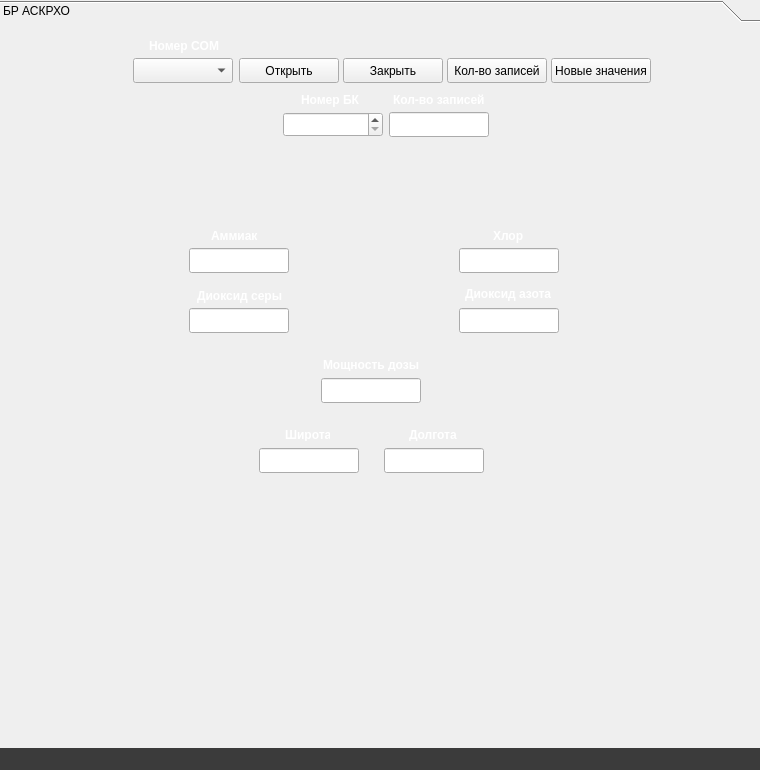
<?xml version="1.0" encoding="UTF-8"?>
<ui version="4.0">
 <class>MainWindow</class>
 <widget class="QMainWindow" name="MainWindow">
  <property name="windowModality">
   <enum>Qt::ApplicationModal</enum>
  </property>
  <property name="enabled">
   <bool>true</bool>
  </property>
  <property name="geometry">
   <rect>
    <x>0</x>
    <y>0</y>
    <width>760</width>
    <height>770</height>
   </rect>
  </property>
  <property name="sizePolicy">
   <sizepolicy hsizetype="Preferred" vsizetype="Preferred">
    <horstretch>0</horstretch>
    <verstretch>0</verstretch>
   </sizepolicy>
  </property>
  <property name="minimumSize">
   <size>
    <width>760</width>
    <height>760</height>
   </size>
  </property>
  <property name="maximumSize">
   <size>
    <width>760</width>
    <height>790</height>
   </size>
  </property>
  <property name="palette">
   <palette>
    <active>
     <colorrole role="Text">
      <brush brushstyle="SolidPattern">
       <color alpha="255">
        <red>255</red>
        <green>255</green>
        <blue>255</blue>
       </color>
      </brush>
     </colorrole>
    </active>
    <inactive>
     <colorrole role="Text">
      <brush brushstyle="SolidPattern">
       <color alpha="255">
        <red>255</red>
        <green>255</green>
        <blue>255</blue>
       </color>
      </brush>
     </colorrole>
    </inactive>
    <disabled>
     <colorrole role="Text">
      <brush brushstyle="SolidPattern">
       <color alpha="255">
        <red>106</red>
        <green>104</green>
        <blue>100</blue>
       </color>
      </brush>
     </colorrole>
    </disabled>
   </palette>
  </property>
  <property name="font">
   <font>
    <pointsize>9</pointsize>
   </font>
  </property>
  <property name="windowTitle">
   <string>Пост АСКРХО | ВНИИ &quot;СПЕКТР&quot;</string>
  </property>
  <property name="windowIcon">
   <iconset>
    <normaloff>logo_spectr.png</normaloff>logo_spectr.png</iconset>
  </property>
  <property name="toolTip">
   <string/>
  </property>
  <property name="statusTip">
   <string/>
  </property>
  <property name="autoFillBackground">
   <bool>true</bool>
  </property>
  <property name="styleSheet">
   <string notr="true"/>
  </property>
  <widget class="QWidget" name="centralWidget">
   <property name="sizePolicy">
    <sizepolicy hsizetype="Preferred" vsizetype="Preferred">
     <horstretch>0</horstretch>
     <verstretch>0</verstretch>
    </sizepolicy>
   </property>
   <property name="maximumSize">
    <size>
     <width>800</width>
     <height>940</height>
    </size>
   </property>
   <property name="mouseTracking">
    <bool>false</bool>
   </property>
   <property name="acceptDrops">
    <bool>false</bool>
   </property>
   <property name="styleSheet">
    <string notr="true"/>
   </property>
   <widget class="QFrame" name="frame">
    <property name="enabled">
     <bool>true</bool>
    </property>
    <property name="geometry">
     <rect>
      <x>-5</x>
      <y>-2</y>
      <width>770</width>
      <height>800</height>
     </rect>
    </property>
    <property name="minimumSize">
     <size>
      <width>0</width>
      <height>720</height>
     </size>
    </property>
    <property name="maximumSize">
     <size>
      <width>770</width>
      <height>800</height>
     </size>
    </property>
    <property name="layoutDirection">
     <enum>Qt::LeftToRight</enum>
    </property>
    <property name="autoFillBackground">
     <bool>false</bool>
    </property>
    <property name="styleSheet">
     <string notr="true"/>
    </property>
    <property name="frameShape">
     <enum>QFrame::NoFrame</enum>
    </property>
    <property name="frameShadow">
     <enum>QFrame::Raised</enum>
    </property>
    <property name="lineWidth">
     <number>1</number>
    </property>
    <widget class="QToolBox" name="tb_automode">
     <property name="enabled">
      <bool>true</bool>
     </property>
     <property name="geometry">
      <rect>
       <x>4</x>
       <y>2</y>
       <width>762</width>
       <height>751</height>
      </rect>
     </property>
     <property name="maximumSize">
      <size>
       <width>800</width>
       <height>790</height>
      </size>
     </property>
     <property name="autoFillBackground">
      <bool>false</bool>
     </property>
     <property name="styleSheet">
      <string notr="true">background-image: url(:/BackMainWindow.jpg);</string>
     </property>
     <property name="lineWidth">
      <number>1</number>
     </property>
     <property name="currentIndex">
      <number>0</number>
     </property>
     <widget class="QWidget" name="page_4">
      <property name="geometry">
       <rect>
        <x>0</x>
        <y>0</y>
        <width>762</width>
        <height>724</height>
       </rect>
      </property>
      <attribute name="label">
       <string>БР АСКРХО</string>
      </attribute>
      <widget class="QComboBox" name="cb_portkrxo">
       <property name="geometry">
        <rect>
         <x>134</x>
         <y>30</y>
         <width>100</width>
         <height>25</height>
        </rect>
       </property>
       <property name="styleSheet">
        <string notr="true">background-image: url(:/);</string>
       </property>
       <property name="maxVisibleItems">
        <number>5</number>
       </property>
       <property name="maxCount">
        <number>100</number>
       </property>
      </widget>
      <widget class="QPushButton" name="pb_openportkrxo">
       <property name="geometry">
        <rect>
         <x>240</x>
         <y>30</y>
         <width>100</width>
         <height>25</height>
        </rect>
       </property>
       <property name="styleSheet">
        <string notr="true">background-image: url(:/);</string>
       </property>
       <property name="text">
        <string>Открыть</string>
       </property>
      </widget>
      <widget class="QPushButton" name="pb_closeportkrxo">
       <property name="geometry">
        <rect>
         <x>344</x>
         <y>30</y>
         <width>100</width>
         <height>25</height>
        </rect>
       </property>
       <property name="styleSheet">
        <string notr="true">background-image: url(:/);</string>
       </property>
       <property name="text">
        <string>Закрыть</string>
       </property>
      </widget>
      <widget class="QPushButton" name="pushButton_4">
       <property name="geometry">
        <rect>
         <x>448</x>
         <y>30</y>
         <width>100</width>
         <height>25</height>
        </rect>
       </property>
       <property name="styleSheet">
        <string notr="true">background-image: url(:/);</string>
       </property>
       <property name="text">
        <string>Кол-во записей</string>
       </property>
      </widget>
      <widget class="QPushButton" name="pushButton_7">
       <property name="geometry">
        <rect>
         <x>552</x>
         <y>30</y>
         <width>100</width>
         <height>25</height>
        </rect>
       </property>
       <property name="styleSheet">
        <string notr="true">background-image: url(:/);</string>
       </property>
       <property name="text">
        <string>Новые значения</string>
       </property>
      </widget>
      <widget class="QSpinBox" name="spinBox">
       <property name="geometry">
        <rect>
         <x>284</x>
         <y>84</y>
         <width>100</width>
         <height>25</height>
        </rect>
       </property>
       <property name="cursor">
        <cursorShape>PointingHandCursor</cursorShape>
       </property>
       <property name="alignment">
        <set>Qt::AlignCenter</set>
       </property>
       <property name="showGroupSeparator" stdset="0">
        <bool>false</bool>
       </property>
       <property name="minimum">
        <number>1</number>
       </property>
       <property name="maximum">
        <number>20</number>
       </property>
       <property name="displayIntegerBase">
        <number>10</number>
       </property>
      </widget>
      <widget class="QLineEdit" name="le_countkrxo">
       <property name="geometry">
        <rect>
         <x>390</x>
         <y>84</y>
         <width>100</width>
         <height>25</height>
        </rect>
       </property>
       <property name="styleSheet">
        <string notr="true">background-image: url(:/);</string>
       </property>
       <property name="alignment">
        <set>Qt::AlignCenter</set>
       </property>
       <property name="readOnly">
        <bool>true</bool>
       </property>
      </widget>
      <widget class="QLabel" name="label_7">
       <property name="geometry">
        <rect>
         <x>302</x>
         <y>64</y>
         <width>71</width>
         <height>16</height>
        </rect>
       </property>
       <property name="font">
        <font>
         <weight>75</weight>
         <bold>true</bold>
        </font>
       </property>
       <property name="styleSheet">
        <string notr="true">background-image: url(:/);
color: rgb(255, 255, 255);</string>
       </property>
       <property name="text">
        <string>Номер БК</string>
       </property>
      </widget>
      <widget class="QLabel" name="label_8">
       <property name="geometry">
        <rect>
         <x>394</x>
         <y>64</y>
         <width>93</width>
         <height>16</height>
        </rect>
       </property>
       <property name="font">
        <font>
         <weight>75</weight>
         <bold>true</bold>
        </font>
       </property>
       <property name="styleSheet">
        <string notr="true">background-image: url(:/);
color: rgb(255, 255, 255);</string>
       </property>
       <property name="text">
        <string>Кол-во записей</string>
       </property>
      </widget>
      <widget class="QLabel" name="label_9">
       <property name="geometry">
        <rect>
         <x>150</x>
         <y>10</y>
         <width>71</width>
         <height>16</height>
        </rect>
       </property>
       <property name="font">
        <font>
         <weight>75</weight>
         <bold>true</bold>
        </font>
       </property>
       <property name="styleSheet">
        <string notr="true">background-image: url(:/);
color: rgb(255, 255, 255);</string>
       </property>
       <property name="text">
        <string>Номер COM</string>
       </property>
      </widget>
      <widget class="QLineEdit" name="le_krxoammiak">
       <property name="geometry">
        <rect>
         <x>190</x>
         <y>220</y>
         <width>100</width>
         <height>25</height>
        </rect>
       </property>
       <property name="styleSheet">
        <string notr="true">background-image: url(:/);</string>
       </property>
       <property name="alignment">
        <set>Qt::AlignCenter</set>
       </property>
       <property name="readOnly">
        <bool>true</bool>
       </property>
      </widget>
      <widget class="QLineEdit" name="le_krxodioksser">
       <property name="geometry">
        <rect>
         <x>190</x>
         <y>280</y>
         <width>100</width>
         <height>25</height>
        </rect>
       </property>
       <property name="styleSheet">
        <string notr="true">background-image: url(:/);</string>
       </property>
       <property name="alignment">
        <set>Qt::AlignCenter</set>
       </property>
       <property name="readOnly">
        <bool>true</bool>
       </property>
      </widget>
      <widget class="QLineEdit" name="le_krxochlor">
       <property name="geometry">
        <rect>
         <x>460</x>
         <y>220</y>
         <width>100</width>
         <height>25</height>
        </rect>
       </property>
       <property name="styleSheet">
        <string notr="true">background-image: url(:/);</string>
       </property>
       <property name="alignment">
        <set>Qt::AlignCenter</set>
       </property>
       <property name="readOnly">
        <bool>true</bool>
       </property>
      </widget>
      <widget class="QLineEdit" name="le_krxodioksazota">
       <property name="geometry">
        <rect>
         <x>460</x>
         <y>280</y>
         <width>100</width>
         <height>25</height>
        </rect>
       </property>
       <property name="styleSheet">
        <string notr="true">background-image: url(:/);</string>
       </property>
       <property name="alignment">
        <set>Qt::AlignCenter</set>
       </property>
       <property name="readOnly">
        <bool>true</bool>
       </property>
      </widget>
      <widget class="QLineEdit" name="le_krxodoza">
       <property name="geometry">
        <rect>
         <x>322</x>
         <y>350</y>
         <width>100</width>
         <height>25</height>
        </rect>
       </property>
       <property name="styleSheet">
        <string notr="true">background-image: url(:/);</string>
       </property>
       <property name="alignment">
        <set>Qt::AlignCenter</set>
       </property>
       <property name="readOnly">
        <bool>true</bool>
       </property>
      </widget>
      <widget class="QLabel" name="lbl_krxoammiak">
       <property name="geometry">
        <rect>
         <x>212</x>
         <y>200</y>
         <width>93</width>
         <height>16</height>
        </rect>
       </property>
       <property name="font">
        <font>
         <weight>75</weight>
         <bold>true</bold>
        </font>
       </property>
       <property name="styleSheet">
        <string notr="true">background-image: url(:/);
color: rgb(255, 255, 255);</string>
       </property>
       <property name="text">
        <string>Аммиак</string>
       </property>
      </widget>
      <widget class="QLabel" name="lbl_krxodioksser">
       <property name="geometry">
        <rect>
         <x>198</x>
         <y>260</y>
         <width>93</width>
         <height>16</height>
        </rect>
       </property>
       <property name="font">
        <font>
         <weight>75</weight>
         <bold>true</bold>
        </font>
       </property>
       <property name="styleSheet">
        <string notr="true">background-image: url(:/);
color: rgb(255, 255, 255);</string>
       </property>
       <property name="text">
        <string>Диоксид серы</string>
       </property>
      </widget>
      <widget class="QLabel" name="lbl_krxochlor">
       <property name="geometry">
        <rect>
         <x>494</x>
         <y>200</y>
         <width>93</width>
         <height>16</height>
        </rect>
       </property>
       <property name="font">
        <font>
         <weight>75</weight>
         <bold>true</bold>
        </font>
       </property>
       <property name="styleSheet">
        <string notr="true">background-image: url(:/);
color: rgb(255, 255, 255);</string>
       </property>
       <property name="text">
        <string>Хлор</string>
       </property>
      </widget>
      <widget class="QLabel" name="lbl_krxodioksazota">
       <property name="geometry">
        <rect>
         <x>466</x>
         <y>258</y>
         <width>93</width>
         <height>16</height>
        </rect>
       </property>
       <property name="font">
        <font>
         <weight>75</weight>
         <bold>true</bold>
        </font>
       </property>
       <property name="styleSheet">
        <string notr="true">background-image: url(:/);
color: rgb(255, 255, 255);</string>
       </property>
       <property name="text">
        <string>Диоксид азота</string>
       </property>
      </widget>
      <widget class="QLabel" name="lbl_krxodoza">
       <property name="geometry">
        <rect>
         <x>324</x>
         <y>330</y>
         <width>96</width>
         <height>13</height>
        </rect>
       </property>
       <property name="font">
        <font>
         <weight>75</weight>
         <bold>true</bold>
        </font>
       </property>
       <property name="styleSheet">
        <string notr="true">background-image: url(:/);
color: rgb(255, 255, 255);</string>
       </property>
       <property name="text">
        <string>Мощность дозы</string>
       </property>
      </widget>
      <widget class="QLineEdit" name="le_krxolatit">
       <property name="geometry">
        <rect>
         <x>260</x>
         <y>420</y>
         <width>100</width>
         <height>25</height>
        </rect>
       </property>
       <property name="styleSheet">
        <string notr="true">background-image: url(:/);</string>
       </property>
       <property name="alignment">
        <set>Qt::AlignCenter</set>
       </property>
       <property name="readOnly">
        <bool>true</bool>
       </property>
      </widget>
      <widget class="QLabel" name="lbl_krxolatit">
       <property name="geometry">
        <rect>
         <x>286</x>
         <y>400</y>
         <width>45</width>
         <height>13</height>
        </rect>
       </property>
       <property name="font">
        <font>
         <weight>75</weight>
         <bold>true</bold>
        </font>
       </property>
       <property name="styleSheet">
        <string notr="true">background-image: url(:/);
color: rgb(255, 255, 255);</string>
       </property>
       <property name="text">
        <string>Широта</string>
       </property>
      </widget>
      <widget class="QLineEdit" name="le_krxolong">
       <property name="geometry">
        <rect>
         <x>385</x>
         <y>420</y>
         <width>100</width>
         <height>25</height>
        </rect>
       </property>
       <property name="styleSheet">
        <string notr="true">background-image: url(:/);</string>
       </property>
       <property name="alignment">
        <set>Qt::AlignCenter</set>
       </property>
       <property name="readOnly">
        <bool>true</bool>
       </property>
      </widget>
      <widget class="QLabel" name="lbl_krxolong">
       <property name="geometry">
        <rect>
         <x>410</x>
         <y>400</y>
         <width>51</width>
         <height>13</height>
        </rect>
       </property>
       <property name="font">
        <font>
         <weight>75</weight>
         <bold>true</bold>
        </font>
       </property>
       <property name="styleSheet">
        <string notr="true">background-image: url(:/);
color: rgb(255, 255, 255);</string>
       </property>
       <property name="text">
        <string>Долгота</string>
       </property>
      </widget>
     </widget>
    </widget>
   </widget>
  </widget>
  <widget class="QStatusBar" name="statusBar">
   <property name="palette">
    <palette>
     <active>
      <colorrole role="WindowText">
       <brush brushstyle="SolidPattern">
        <color alpha="255">
         <red>255</red>
         <green>255</green>
         <blue>255</blue>
        </color>
       </brush>
      </colorrole>
      <colorrole role="Button">
       <brush brushstyle="SolidPattern">
        <color alpha="255">
         <red>59</red>
         <green>59</green>
         <blue>59</blue>
        </color>
       </brush>
      </colorrole>
      <colorrole role="Light">
       <brush brushstyle="SolidPattern">
        <color alpha="255">
         <red>255</red>
         <green>255</green>
         <blue>255</blue>
        </color>
       </brush>
      </colorrole>
      <colorrole role="Midlight">
       <brush brushstyle="SolidPattern">
        <color alpha="255">
         <red>255</red>
         <green>255</green>
         <blue>255</blue>
        </color>
       </brush>
      </colorrole>
      <colorrole role="Dark">
       <brush brushstyle="SolidPattern">
        <color alpha="255">
         <red>127</red>
         <green>127</green>
         <blue>127</blue>
        </color>
       </brush>
      </colorrole>
      <colorrole role="Mid">
       <brush brushstyle="SolidPattern">
        <color alpha="255">
         <red>170</red>
         <green>170</green>
         <blue>170</blue>
        </color>
       </brush>
      </colorrole>
      <colorrole role="Text">
       <brush brushstyle="SolidPattern">
        <color alpha="255">
         <red>0</red>
         <green>0</green>
         <blue>0</blue>
        </color>
       </brush>
      </colorrole>
      <colorrole role="BrightText">
       <brush brushstyle="SolidPattern">
        <color alpha="255">
         <red>255</red>
         <green>255</green>
         <blue>255</blue>
        </color>
       </brush>
      </colorrole>
      <colorrole role="ButtonText">
       <brush brushstyle="SolidPattern">
        <color alpha="255">
         <red>0</red>
         <green>0</green>
         <blue>0</blue>
        </color>
       </brush>
      </colorrole>
      <colorrole role="Base">
       <brush brushstyle="SolidPattern">
        <color alpha="255">
         <red>59</red>
         <green>59</green>
         <blue>59</blue>
        </color>
       </brush>
      </colorrole>
      <colorrole role="Window">
       <brush brushstyle="SolidPattern">
        <color alpha="255">
         <red>59</red>
         <green>59</green>
         <blue>59</blue>
        </color>
       </brush>
      </colorrole>
      <colorrole role="Shadow">
       <brush brushstyle="SolidPattern">
        <color alpha="255">
         <red>0</red>
         <green>0</green>
         <blue>0</blue>
        </color>
       </brush>
      </colorrole>
      <colorrole role="AlternateBase">
       <brush brushstyle="SolidPattern">
        <color alpha="255">
         <red>255</red>
         <green>255</green>
         <blue>255</blue>
        </color>
       </brush>
      </colorrole>
      <colorrole role="ToolTipBase">
       <brush brushstyle="SolidPattern">
        <color alpha="255">
         <red>255</red>
         <green>255</green>
         <blue>220</blue>
        </color>
       </brush>
      </colorrole>
      <colorrole role="ToolTipText">
       <brush brushstyle="SolidPattern">
        <color alpha="255">
         <red>0</red>
         <green>0</green>
         <blue>0</blue>
        </color>
       </brush>
      </colorrole>
     </active>
     <inactive>
      <colorrole role="WindowText">
       <brush brushstyle="SolidPattern">
        <color alpha="255">
         <red>255</red>
         <green>255</green>
         <blue>255</blue>
        </color>
       </brush>
      </colorrole>
      <colorrole role="Button">
       <brush brushstyle="SolidPattern">
        <color alpha="255">
         <red>59</red>
         <green>59</green>
         <blue>59</blue>
        </color>
       </brush>
      </colorrole>
      <colorrole role="Light">
       <brush brushstyle="SolidPattern">
        <color alpha="255">
         <red>255</red>
         <green>255</green>
         <blue>255</blue>
        </color>
       </brush>
      </colorrole>
      <colorrole role="Midlight">
       <brush brushstyle="SolidPattern">
        <color alpha="255">
         <red>255</red>
         <green>255</green>
         <blue>255</blue>
        </color>
       </brush>
      </colorrole>
      <colorrole role="Dark">
       <brush brushstyle="SolidPattern">
        <color alpha="255">
         <red>127</red>
         <green>127</green>
         <blue>127</blue>
        </color>
       </brush>
      </colorrole>
      <colorrole role="Mid">
       <brush brushstyle="SolidPattern">
        <color alpha="255">
         <red>170</red>
         <green>170</green>
         <blue>170</blue>
        </color>
       </brush>
      </colorrole>
      <colorrole role="Text">
       <brush brushstyle="SolidPattern">
        <color alpha="255">
         <red>0</red>
         <green>0</green>
         <blue>0</blue>
        </color>
       </brush>
      </colorrole>
      <colorrole role="BrightText">
       <brush brushstyle="SolidPattern">
        <color alpha="255">
         <red>255</red>
         <green>255</green>
         <blue>255</blue>
        </color>
       </brush>
      </colorrole>
      <colorrole role="ButtonText">
       <brush brushstyle="SolidPattern">
        <color alpha="255">
         <red>0</red>
         <green>0</green>
         <blue>0</blue>
        </color>
       </brush>
      </colorrole>
      <colorrole role="Base">
       <brush brushstyle="SolidPattern">
        <color alpha="255">
         <red>59</red>
         <green>59</green>
         <blue>59</blue>
        </color>
       </brush>
      </colorrole>
      <colorrole role="Window">
       <brush brushstyle="SolidPattern">
        <color alpha="255">
         <red>59</red>
         <green>59</green>
         <blue>59</blue>
        </color>
       </brush>
      </colorrole>
      <colorrole role="Shadow">
       <brush brushstyle="SolidPattern">
        <color alpha="255">
         <red>0</red>
         <green>0</green>
         <blue>0</blue>
        </color>
       </brush>
      </colorrole>
      <colorrole role="AlternateBase">
       <brush brushstyle="SolidPattern">
        <color alpha="255">
         <red>255</red>
         <green>255</green>
         <blue>255</blue>
        </color>
       </brush>
      </colorrole>
      <colorrole role="ToolTipBase">
       <brush brushstyle="SolidPattern">
        <color alpha="255">
         <red>255</red>
         <green>255</green>
         <blue>220</blue>
        </color>
       </brush>
      </colorrole>
      <colorrole role="ToolTipText">
       <brush brushstyle="SolidPattern">
        <color alpha="255">
         <red>0</red>
         <green>0</green>
         <blue>0</blue>
        </color>
       </brush>
      </colorrole>
     </inactive>
     <disabled>
      <colorrole role="WindowText">
       <brush brushstyle="SolidPattern">
        <color alpha="255">
         <red>127</red>
         <green>127</green>
         <blue>127</blue>
        </color>
       </brush>
      </colorrole>
      <colorrole role="Button">
       <brush brushstyle="SolidPattern">
        <color alpha="255">
         <red>59</red>
         <green>59</green>
         <blue>59</blue>
        </color>
       </brush>
      </colorrole>
      <colorrole role="Light">
       <brush brushstyle="SolidPattern">
        <color alpha="255">
         <red>255</red>
         <green>255</green>
         <blue>255</blue>
        </color>
       </brush>
      </colorrole>
      <colorrole role="Midlight">
       <brush brushstyle="SolidPattern">
        <color alpha="255">
         <red>255</red>
         <green>255</green>
         <blue>255</blue>
        </color>
       </brush>
      </colorrole>
      <colorrole role="Dark">
       <brush brushstyle="SolidPattern">
        <color alpha="255">
         <red>127</red>
         <green>127</green>
         <blue>127</blue>
        </color>
       </brush>
      </colorrole>
      <colorrole role="Mid">
       <brush brushstyle="SolidPattern">
        <color alpha="255">
         <red>170</red>
         <green>170</green>
         <blue>170</blue>
        </color>
       </brush>
      </colorrole>
      <colorrole role="Text">
       <brush brushstyle="SolidPattern">
        <color alpha="255">
         <red>127</red>
         <green>127</green>
         <blue>127</blue>
        </color>
       </brush>
      </colorrole>
      <colorrole role="BrightText">
       <brush brushstyle="SolidPattern">
        <color alpha="255">
         <red>255</red>
         <green>255</green>
         <blue>255</blue>
        </color>
       </brush>
      </colorrole>
      <colorrole role="ButtonText">
       <brush brushstyle="SolidPattern">
        <color alpha="255">
         <red>127</red>
         <green>127</green>
         <blue>127</blue>
        </color>
       </brush>
      </colorrole>
      <colorrole role="Base">
       <brush brushstyle="SolidPattern">
        <color alpha="255">
         <red>59</red>
         <green>59</green>
         <blue>59</blue>
        </color>
       </brush>
      </colorrole>
      <colorrole role="Window">
       <brush brushstyle="SolidPattern">
        <color alpha="255">
         <red>59</red>
         <green>59</green>
         <blue>59</blue>
        </color>
       </brush>
      </colorrole>
      <colorrole role="Shadow">
       <brush brushstyle="SolidPattern">
        <color alpha="255">
         <red>0</red>
         <green>0</green>
         <blue>0</blue>
        </color>
       </brush>
      </colorrole>
      <colorrole role="AlternateBase">
       <brush brushstyle="SolidPattern">
        <color alpha="255">
         <red>255</red>
         <green>255</green>
         <blue>255</blue>
        </color>
       </brush>
      </colorrole>
      <colorrole role="ToolTipBase">
       <brush brushstyle="SolidPattern">
        <color alpha="255">
         <red>255</red>
         <green>255</green>
         <blue>220</blue>
        </color>
       </brush>
      </colorrole>
      <colorrole role="ToolTipText">
       <brush brushstyle="SolidPattern">
        <color alpha="255">
         <red>0</red>
         <green>0</green>
         <blue>0</blue>
        </color>
       </brush>
      </colorrole>
     </disabled>
    </palette>
   </property>
   <property name="styleSheet">
    <string notr="true">background-color: rgb(59, 59, 59);</string>
   </property>
   <property name="sizeGripEnabled">
    <bool>true</bool>
   </property>
  </widget>
 </widget>
 <layoutdefault spacing="6" margin="11"/>
 <resources/>
 <connections/>
 <buttongroups>
  <buttongroup name="buttonGroupBDHKConnect">
   <property name="exclusive">
    <bool>true</bool>
   </property>
  </buttongroup>
 </buttongroups>
</ui>
